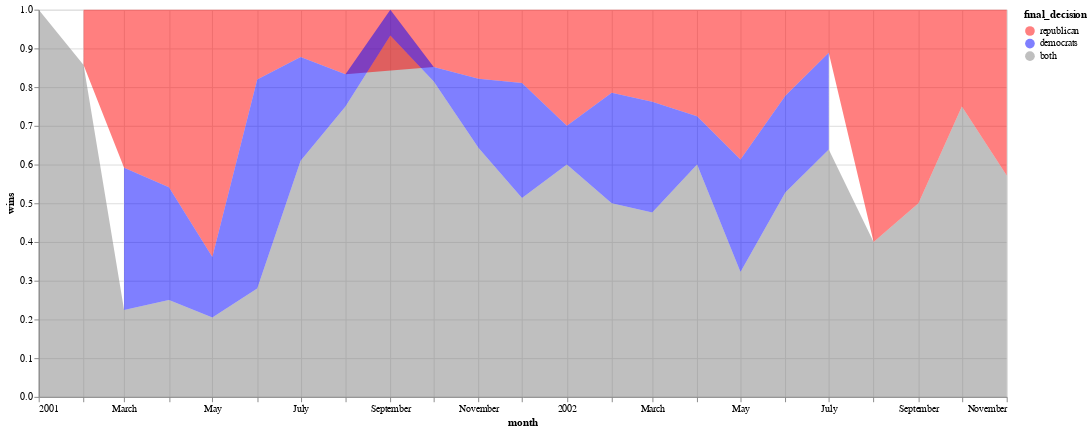

Here is the notebook cell this chart was saved with:
### Code cell
d = pd.DataFrame(laws_107.groupby(['month', 'final_decision']).size()).reset_index().rename(columns={0: 'wins'})
counts = pd.DataFrame(laws_107.groupby(['month']).size()).reset_index().rename(columns={0: 'total'})
d = d.merge(counts)
d['wins'] = d['wins'] / d['total']

alt.Chart(d, width=1000, height=400).mark_area(opacity=0.5).encode(
    x="month:T",
    y="wins:Q",
    color=alt.Color("final_decision:N", 
                    scale=alt.Scale(domain=['republican', 'democrats', 'both'], 
                              range=[pal['republican'], pal['democrats'], 'grey'])))

### Figure 1 — Vega-Lite specification as saved in the notebook (floating-point values rounded to 4 significant figures)
{"$schema": "https://vega.github.io/schema/vega-lite/v2.6.0.json", "config": {"view": {"height": 300, "width": 400}}, "data": {"name": "data-b41d0248c67d4e0671e5e6f493273120"}, "datasets": {"data-b41d0248c67d4e0671e5e6f493273120": [{"final_decision": "both", "month": "2001-01", "total": 7, "wins": 1}, {"final_decision": "both", "month": "2001-02", "total": 7, "wins": 0.8571}, {"final_decision": "republican", "month": "2001-02", "total": 7, "wins": 0.1429}, {"final_decision": "both", "month": "2001-03", "total": 49, "wins": 0.2245}, {"final_decision": "democrats", "month": "2001-03", "total": 49, "wins": 0.3673}, {"final_decision": "republican", "month": "2001-03", "total": 49, "wins": 0.4082}, {"final_decision": "both", "month": "2001-04", "total": 24, "wins": 0.25}, {"final_decision": "democrats", "month": "2001-04", "total": 24, "wins": 0.2917}, {"final_decision": "republican", "month": "2001-04", "total": 24, "wins": 0.4583}, {"final_decision": "both", "month": "2001-05", "total": 83, "wins": 0.2048}, {"final_decision": "democrats", "month": "2001-05", "total": 83, "wins": 0.1566}, {"final_decision": "republican", "month": "2001-05", "total": 83, "wins": 0.6386}, {"final_decision": "both", "month": "2001-06", "total": 50, "wins": 0.28}, {"final_decision": "democrats", "month": "2001-06", "total": 50, "wins": 0.54}, {"final_decision": "republican", "month": "2001-06", "total": 50, "wins": 0.18}, {"final_decision": "both", "month": "2001-07", "total": 41, "wins": 0.6098}, {"final_decision": "democrats", "month": "2001-07", "total": 41, "wins": 0.2683}, {"final_decision": "republican", "month": "2001-07", "total": 41, "wins": 0.122}, {"final_decision": "both", "month": "2001-08", "total": 12, "wins": 0.75}, {"final_decision": "democrats", "month": "2001-08", "total": 12, "wins": 0.08333}, {"final_decision": "republican", "month": "2001-08", "total": 12, "wins": 0.1667}, {"final_decision": "both", "month": "2001-09", "total": 15, "wins": 0.9333}, {"final_decision": "democrats", "month": "2001-09", "total": 15, "wins": 0.06667}, {"final_decision": "both", "month": "2001-10", "total": 27, "wins": 0.8148}, {"final_decision": "democrats", "month": "2001-10", "total": 27, "wins": 0.03704}, {"final_decision": "republican", "month": "2001-10", "total": 27, "wins": 0.1481}, {"final_decision": "both", "month": "2001-11", "total": 28, "wins": 0.6429}, {"final_decision": "democrats", "month": "2001-11", "total": 28, "wins": 0.1786}, {"final_decision": "republican", "month": "2001-11", "total": 28, "wins": 0.1786}, {"final_decision": "both", "month": "2001-12", "total": 37, "wins": 0.5135}, {"final_decision": "democrats", "month": "2001-12", "total": 37, "wins": 0.2973}, {"final_decision": "republican", "month": "2001-12", "total": 37, "wins": 0.1892}, {"final_decision": "both", "month": "2002-01", "total": 10, "wins": 0.6}, {"final_decision": "democrats", "month": "2002-01", "total": 10, "wins": 0.1}, {"final_decision": "republican", "month": "2002-01", "total": 10, "wins": 0.3}, {"final_decision": "both", "month": "2002-02", "total": 28, "wins": 0.5}, {"final_decision": "democrats", "month": "2002-02", "total": 28, "wins": 0.2857}, {"final_decision": "republican", "month": "2002-02", "total": 28, "wins": 0.2143}, {"final_decision": "both", "month": "2002-03", "total": 21, "wins": 0.4762}, {"final_decision": "democrats", "month": "2002-03", "total": 21, "wins": 0.2857}, {"final_decision": "republican", "month": "2002-03", "total": 21, "wins": 0.2381}, {"final_decision": "both", "month": "2002-04", "total": 40, "wins": 0.6}, {"final_decision": "democrats", "month": "2002-04", "total": 40, "wins": 0.125}, {"final_decision": "republican", "month": "2002-04", "total": 40, "wins": 0.275}, {"final_decision": "both", "month": "2002-05", "total": 31, "wins": 0.3226}, {"final_decision": "democrats", "month": "2002-05", "total": 31, "wins": 0.2903}, {"final_decision": "republican", "month": "2002-05", "total": 31, "wins": 0.3871}, {"final_decision": "both", "month": "2002-06", "total": 36, "wins": 0.5278}, {"final_decision": "democrats", "month": "2002-06", "total": 36, "wins": 0.25}, {"final_decision": "republican", "month": "2002-06", "total": 36, "wins": 0.2222}, {"final_decision": "both", "month": "2002-07", "total": 36, "wins": 0.6389}, {"final_decision": "democrats", "month": "2002-07", "total": 36, "wins": 0.25}, {"final_decision": "republican", "month": "2002-07", "total": 36, "wins": 0.1111}, {"final_decision": "both", "month": "2002-08", "total": 5, "wins": 0.4}, {"final_decision": "republican", "month": "2002-08", "total": 5, "wins": 0.6}, {"final_decision": "both", "month": "2002-09", "total": 20, "wins": 0.5}, {"final_decision": "republican", "month": "2002-09", "total": 20, "wins": 0.5}, {"final_decision": "both", "month": "2002-10", "total": 12, "wins": 0.75}, {"final_decision": "republican", "month": "2002-10", "total": 12, "wins": 0.25}, {"final_decision": "both", "month": "2002-11", "total": 14, "wins": 0.5714}, {"final_decision": "republican", "month": "2002-11", "total": 14, "wins": 0.4286}]}, "encoding": {"color": {"field": "final_decision", "scale": {"domain": ["republican", "democrats", "both"], "range": ["#ff0000", "#0000ff", "grey"]}, "type": "nominal"}, "x": {"field": "month", "type": "temporal"}, "y": {"field": "wins", "type": "quantitative"}}, "height": 400, "mark": {"opacity": 0.5, "type": "area"}, "width": 1000}
